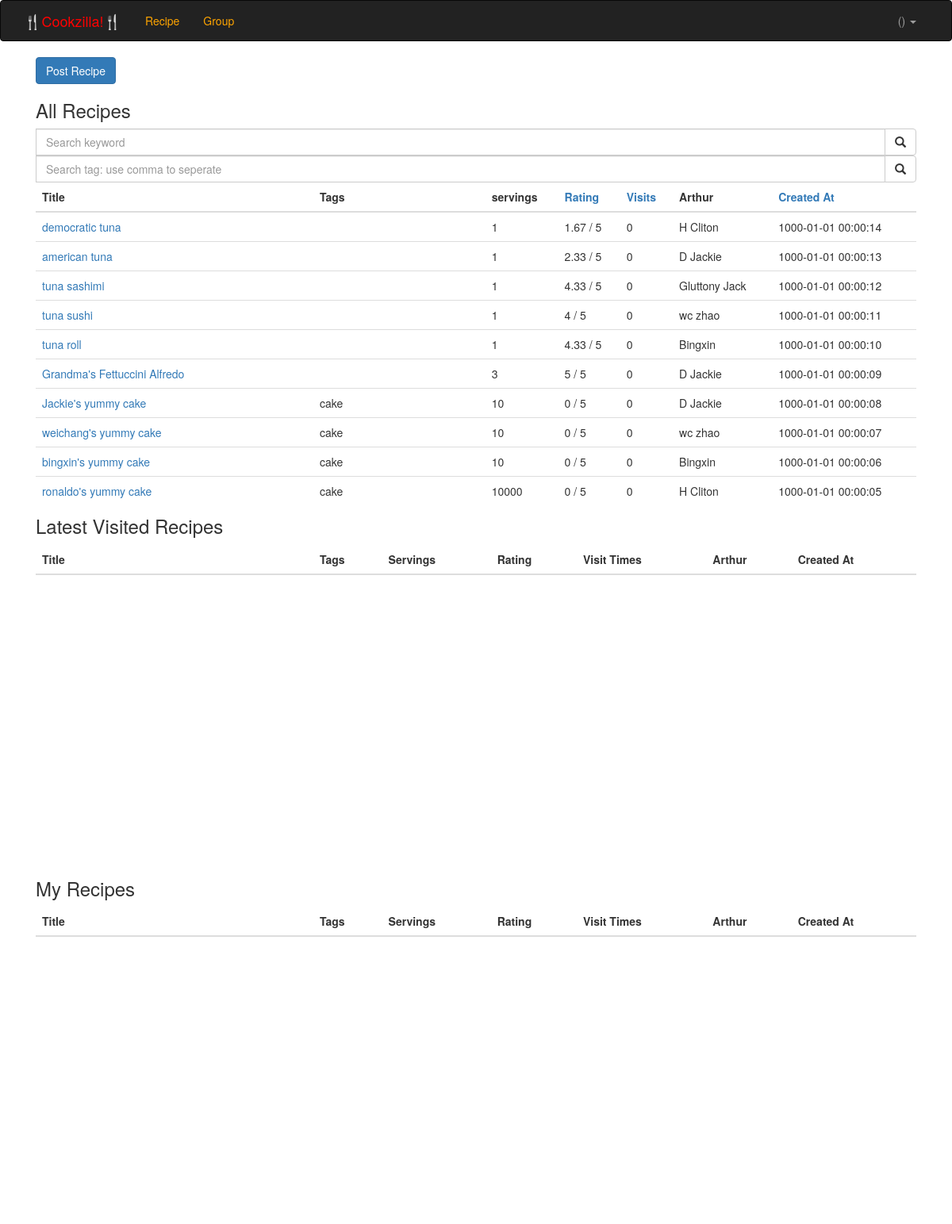
/recipe/view_recipe.php, run on the app's committed database.
### tables this page shows
create table recipe(
	recipeId int auto_increment,
	uname varchar(40),
	r_title varchar(40),
	num_of_serving int,
	r_description text,
	rtime datetime,
	primary key (recipeId),
	foreign key (uname) references users(uname)
)
auto_increment = 10000;

create table tag(
	recipeId int,
	rtag varchar(40),
	primary key (recipeId, rtag),
	foreign key (recipeId) references recipe(recipeId)
);

### recipe/view_recipe.php (the view, shortened to what this page needs)
<!DOCTYPE html>
<html>
<head>
	<link href="../css/bootstrap.min.css" rel="stylesheet">
</head>
<body>
<div class="navbar navbar-inverse navbar-extra" >
        <div class="container">
          <div class="navbar-header" >
            <a class="navbar-brand" href="/cookzilla"><font color="red">🍴Cookzilla!🍴</font></a>
          </div>
          <div class="navbar-collapse collapse">
            <ul class="nav navbar-nav">
              <li id="subscribe">
                <a href="/cookzilla/recipe/view_recipe.php?sort=createdat"><font color="orange">Recipe</font></a>
              </li>
              <li id="subscribe">
                <a href=/cookzilla/group/group.php><font color="orange">Group</font></a>
              </li>
            </ul>
            <div class="dropdown">
            <ul id="navbar-right" class="nav navbar-nav navbar-right">
              <li class="dropdown">
              <a href="#" class="dropdown-toggle" data-toggle="dropdown">
               <?php
				echo $_SESSION['nickname']. "(". $_SESSION['uname'].")";
			?>
                <span class="caret"></span>
              </a>
              </li>
            </ul>
            </div>
          </div>
        </div>
      </div>
      <div class="container inline" >
     <div class="col-xs-12  col-center-block" style="float: left">
     <a class="btn btn-primary" href="/cookzilla/recipe/new_recipe.php">Post Recipe</a>
     <div class="inline">
     <h3 class="form-signin-heading" style="float: left">All Recipes
     </h3>
</div>
   <div class="row">
        <div class="col-xs-12">
        <div class="input-group">
                <input type="text" class="form-control" id="kw"  placeholder="Search keyword">
                <span class="input-group-btn">
                    <button class="btn btn-default" type="button" onclick="kwfilter()"><span class="glyphicon glyphicon-search"></span></button>
                </span>
            </div>
        </div>
  </div>
  <div class="row">
        <div class="col-xs-12">
        <div class="input-group">
                <input type="text" class="form-control" id="tag" placeholder="Search tag: use comma to seperate">
                <span class="input-group-btn">
                    <button class="btn btn-default" type="button" onclick="tagfilter()"><span class="glyphicon glyphicon-search"></span></button>
                </span>
            </div>
        </div>
  </div>
  <div style="height:400px;overflow: auto;">
  <table class="table" id="recipe">
  <thead class="thead-inverse"><tr>
  <th width="350">Title</th>
  <th>Tags</th>
  <th>servings</th>
  <th><a href="view_recipe.php?sort=rating">Rating</a></th>
  <th><a href="view_recipe.php?sort=visits">Visits</a></th>
  <th>Arthur</th>
  <th><a href="view_recipe.php?sort=createdat">Created At</a></th>
  </tr></thead>
  <tbody>
  <?php
  $con = mysqli_connect("localhost","root","");
mysqli_select_db( $con,"cookzilla");
if($_GET['sort'] == 'rating') {
  $query="select r.*, a.av from recipe r, (select recipeId, avg(wrating) as av from review group by recipeId order by av desc) as a where r.recipeId = a.recipeId
";
    $result = mysqli_query($con,$query) ;
    while($row = mysqli_fetch_array($result)){
      echo "<tr>";
    echo "<td class=\"title\"><a href=\"recipe_detail.php?rid=".urlencode($row['recipeId'])."\">" . $row['r_title'] . "</a></td>";
    $query="SELECT nickname FROM users where uname = '$row[uname]'" ;
    $arthur = mysqli_query($con,$query);
    $query="SELECT rtag FROM tag where recipeId = '$row[recipeId]'";
    $tags = mysqli_query($con,$query );
    $tag_td = "<td class=\"tag\" >";
    while ($tag_row = mysqli_fetch_array($tags)) {
      $tag_td = $tag_td . $tag_row['rtag'] . "&nbsp";
    }
    $tag_td ."</td>";
    echo $tag_td;
     $query="SELECT num_of_serving FROM recipe where recipeId = '$row[recipeId]'";
    $nos = mysqli_query($con,$query );
    $n = mysqli_fetch_array ($nos)[0];
    echo "<td>"  . $n . "</td>";
     $query="SELECT avg(wrating) as avg FROM review where recipeId = '$row[recipeId]'";
    $rating = mysqli_query( $con,$query);
    $r = mysqli_fetch_array ($rating)[0];
    echo "<td>"  . round($r ,2) . " / 5</td>";
    $query="SELECT count(*) FROM user_visited where recipeId = '$row[recipeId]'";
    $visits = mysqli_query($con,$query ) ;
    echo "<td>"  .mysqli_fetch_array($visits)[0] . "</td>";
    echo "<td class=\"arthur\">" . mysqli_fetch_array($arthur)[0] . "</td>";
    echo "<td class=\"time\">" . $row['rtime'] . "</td>";
    }
  }else {
 $query="SELECT * FROM recipe order by rtime desc";
$result = mysqli_query($con,$query);
while($row = mysqli_fetch_array($result))
  {
    echo "<tr>";
    echo "<td class=\"title\"><a href=\"recipe_detail.php?rid=".urlencode($row['recipeId'])."\">" . $row['r_title'] . "</a></td>";
    $query="SELECT nickname FROM users where uname = '$row[uname]'";
    $arthur = mysqli_query($con,$query );
    $query="SELECT rtag FROM tag where recipeId = '$row[recipeId]'" ;
    $tags = mysqli_query($con,$query);
    $tag_td = "<td class=\"tag\" >";
    while ($tag_row = mysqli_fetch_array($tags)) {
      $tag_td = $tag_td . $tag_row['rtag'] . "&nbsp";
    }
    echo $tag_td;
     $query="SELECT num_of_serving FROM recipe where recipeId = '$row[recipeId]'";
    $nos = mysqli_query($con,$query );
    $n = mysqli_fetch_array ($nos)[0];
    echo "<td>"  . $n . "</td>";
     $query="SELECT avg(wrating) as avg FROM review where recipeId = '$row[recipeId]'";
    $rating = mysqli_query( $con,$query);
    $r = mysqli_fetch_array ($rating)[0];
    echo "<td>"  . round($r ,2) . " / 5</td>";
    $query="SELECT count(*) FROM user_visited where recipeId = $row[recipeId]";
    $visits = mysqli_query( $con,$query);
    echo "<td>"  .mysqli_fetch_array($visits)[0] . "</td>";
    echo "<td class=\"arthur\">" . mysqli_fetch_array($arthur)[0] . "</td>";
    echo "<td class=\"time\">" . $row['rtime'] . "</td>";
    echo "</tr>";
}
  }
  ?>
  </tbody>
  </table>
  </div>
     </div>
     </div>
     <div class="container inline" >
     <div class="col-xs-12  col-center-block" style="float: left">
     <h3 class="form-signin-heading">Latest Visited Recipes</h3>
  <div style="height:400px;overflow: auto;">
  <table class="table">
  <thead class="thead-inverse"><tr>
  <th width="350">Title</th>
  <th>Tags</th>
  <th>Servings</th>
  <th>Rating</th>
  <th>Visit Times</th>
  <th>Arthur</th>
  <th>Created At</th>
  </tr></thead>
  </table>
  </div>
     </div>
     </div>
     <div class="container inline" >
     <div class="col-xs-12  col-center-block" style="float: left">
     <h3 class="form-signin-heading">My Recipes</h3>
  <div style="height:400px;overflow: auto;">
  <table class="table">
  <thead class="thead-inverse"><tr>
  <th width="350">Title</th>
  <th>Tags</th>
  <th>Servings</th>
  <th>Rating</th>
  <th>Visit Times</th>
  <th>Arthur</th>
  <th>Created At</th>
  </tr></thead>
  </table>
  </div>
     </div>
     </div>
      </body>
      </html>

### recipe/view_recipe.php (style rules this page uses)
.navbar.navbar-inverse.navbar-extra { color: orange; }

### data on the page
recipe: r_title "democratic tuna", num_of_serving "1", r "1.67", visits "0", arthur "H Cliton", rtime "1000-01-01 00:00:14"
recipe: r_title "american tuna", num_of_serving "1", r "2.33", visits "0", arthur "D Jackie", rtime "1000-01-01 00:00:13"
recipe: r_title "tuna sashimi", num_of_serving "1", r "4.33", visits "0", arthur "Gluttony Jack", rtime "1000-01-01 00:00:12"
recipe: r_title "tuna sushi", num_of_serving "1", r "4", visits "0", arthur "wc zhao", rtime "1000-01-01 00:00:11"
recipe: r_title "tuna roll", num_of_serving "1", r "4.33", visits "0", arthur "Bingxin", rtime "1000-01-01 00:00:10"
recipe: r_title "Grandma's Fettuccini Alfredo", num_of_serving "3", r "5", visits "0", arthur "D Jackie", rtime "1000-01-01 00:00:09"
recipe: r_title "Jackie's yummy cake", tag.rtag "cake", num_of_serving "10", r "0", visits "0", arthur "D Jackie", rtime "1000-01-01 00:00:08"
recipe: r_title "weichang's yummy cake", tag.rtag "cake", num_of_serving "10", r "0", visits "0", arthur "wc zhao", rtime "1000-01-01 00:00:07"
recipe: r_title "bingxin's yummy cake", tag.rtag "cake", num_of_serving "10", r "0", visits "0", arthur "Bingxin", rtime "1000-01-01 00:00:06"
recipe: r_title "ronaldo's yummy cake", tag.rtag "cake", num_of_serving "10000", r "0", visits "0", arthur "H Cliton", rtime "1000-01-01 00:00:05"
